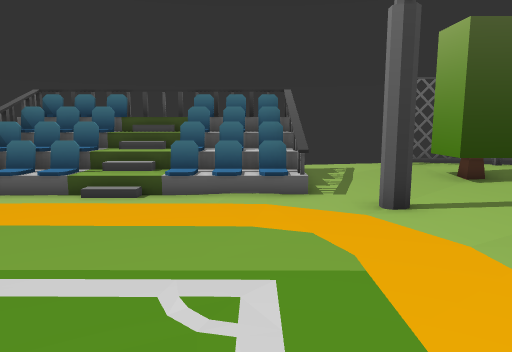
view 1 (above)

24 first-person views from a walk through a Unity game level. The camera is 1.5 m above the floor, tilts 8° down and sees 70° across. The floor is counted in squares, 1 m on a side. Each view is taken from the middle of a square. On the plan, view 1 faces up. The plan holds only what a view shows up to about 16 squares ahead; the rest is blank. The place goes on beyond the plan. Some animated figures are not drawn. Some surface patterns are stand-ins.

view 2
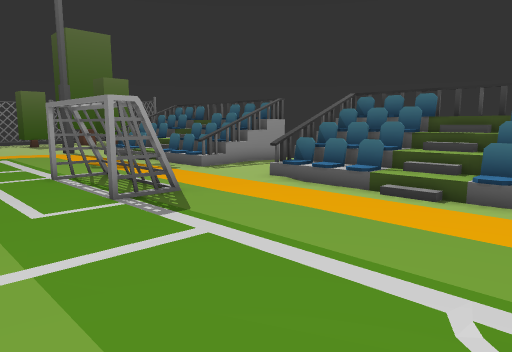

view 3
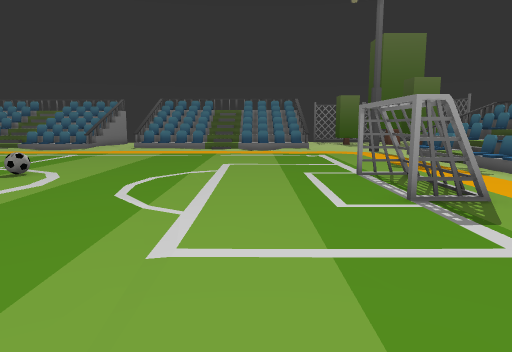

view 4
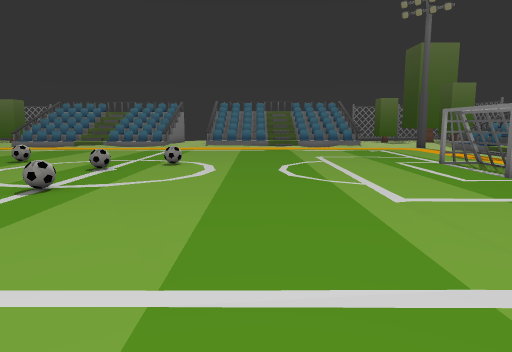

view 5
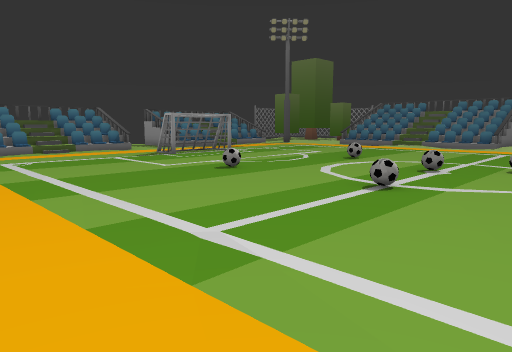

view 6
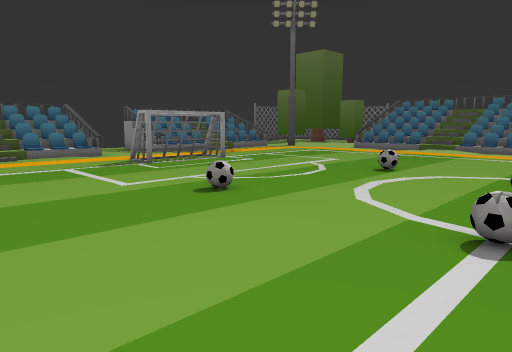

view 7
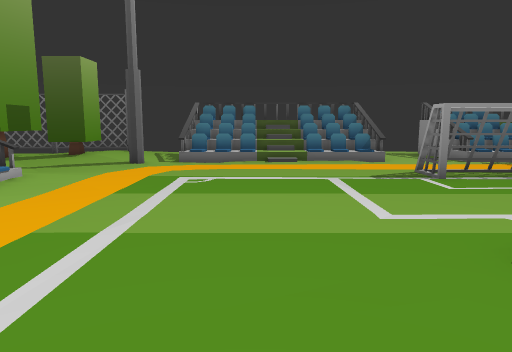

view 8
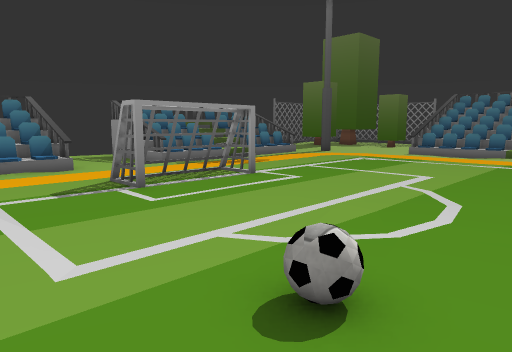

view 9
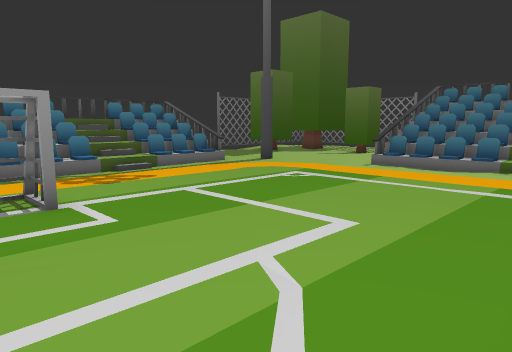

view 10
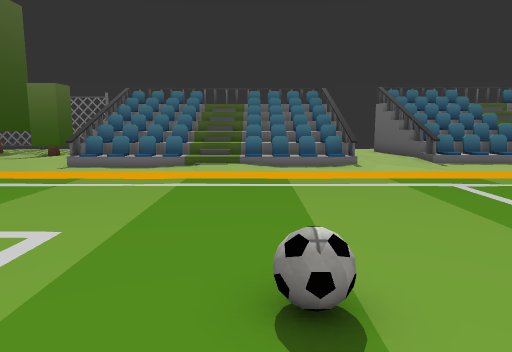

view 11
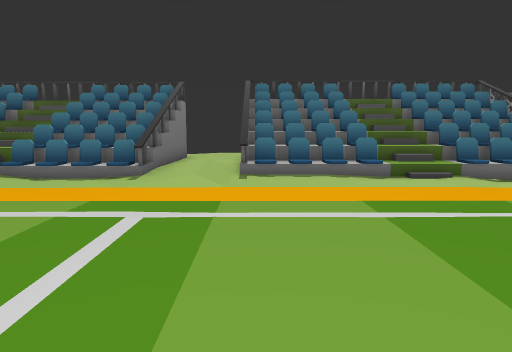

view 12
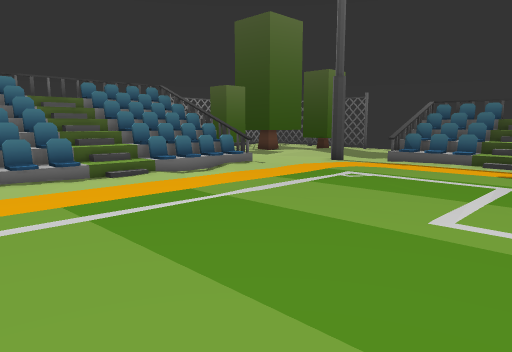

view 13
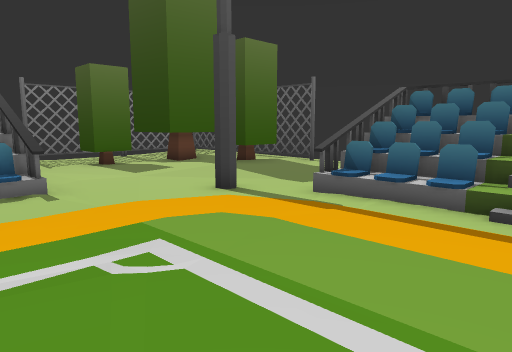

view 14
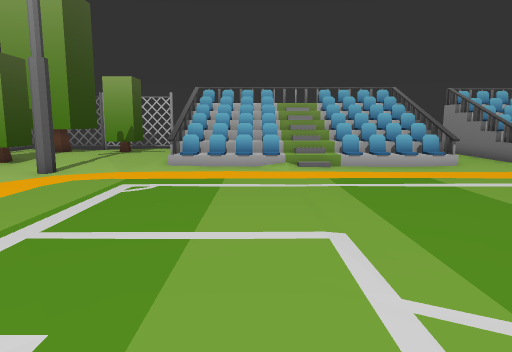

view 15
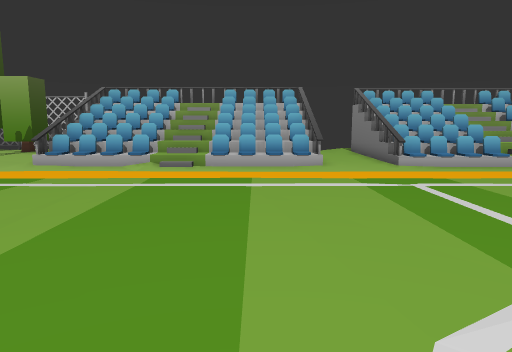

view 16
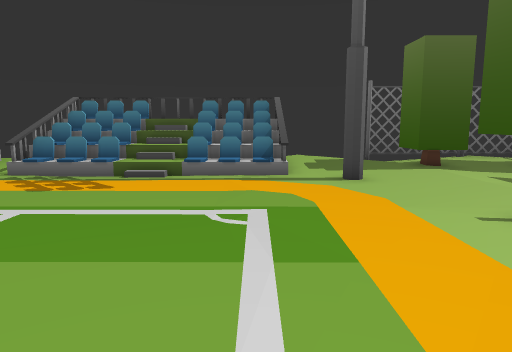

view 17
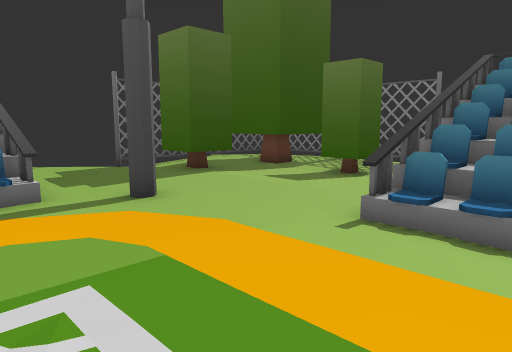

view 18
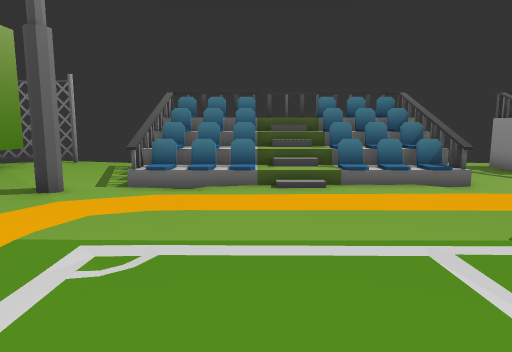

view 19
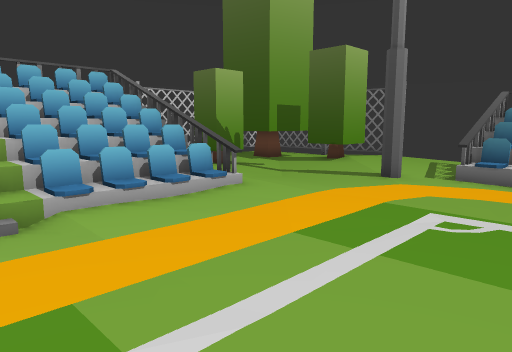

view 20
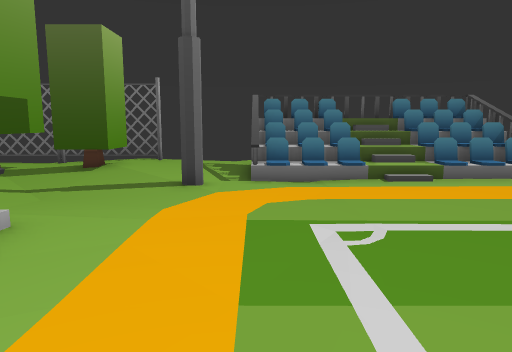

view 21
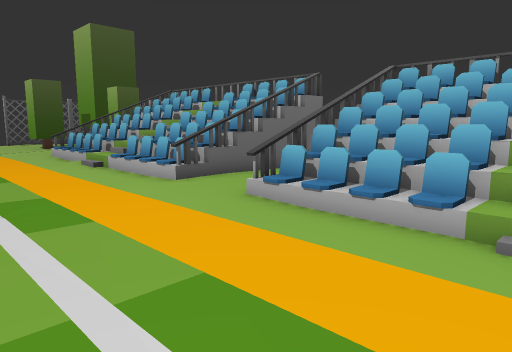

view 22
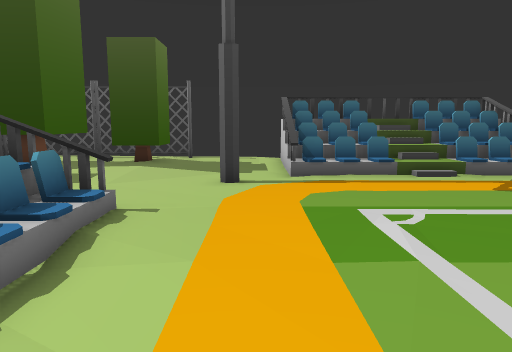

view 23
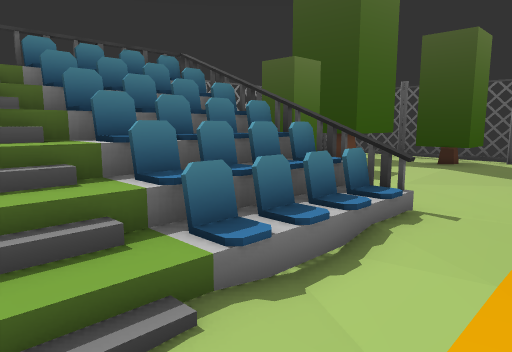

view 24
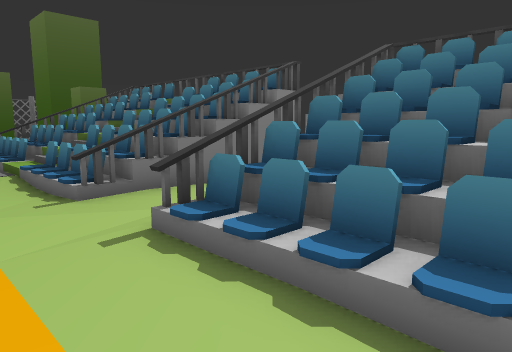

### Floor plan
Key: @ floor where view 1 was taken; # wall or solid block; . main floor; : floor 0.25 m higher than the main floor; - floor 0.25 m lower than the main floor; + floor 0.75 m higher than the main floor; * floor 1.25 m higher than the main floor; / step, stairs or slope; = window, fence, low wall or low ledge; v drop or lower ground; O other object.
Columns run from 28 left of view 1 to 7 right of it. Each row starts with its distance up from view 1.
 13 OOOOOO. ..                    ...OOO
 12  O........###=####   ####=####......
 11 OO.OO....v===/===#.  #===/===#....OO
 10 OO.OO:...v===/===#.. #===/===#....OO
  9 OO.::....v///////#...#///////v.....
  8 O........=///////#...#///////#......
  7 O......#............................
  6 #...................................
  5 ....................................
  4  ................OOOOO..............
  3 ###=##...........O...O...........##=
  2 ==/*=O...........................O=
  1 ==/*==...........................==
  0 ==/*==......................@....==
 -1 ==/*==...........................==
 -2 ///////.........................///
 -3 =//*+=...........................=+
 -4 ==/*==...........................==
 -5 ==/*==...........................==
 -6 ==/*==...........................==
 -7 ###=##...........O...............##=
 -8 ...../..............................
 -9 ...................O..OO............
-10 ##v=##...........................#==
-11 =#/*v=...........................=v
-12 ==/ v=...........................=v
-13 ==/ v=..........O................=v*
-14 ==/ ==..........O................==*
-15 //////................OO........///*
-16 //////..........................///
-17 ==/ ==...........................==*
-18 ==/ ==...........................==*
-19  =/ ==...........................==
-20 ==/*==...........................==*
-21 ##v=##...........O...O...........##=
-22    ..............OOOOO............
-23   ..................................
-24 O-...............................---
-25 #......#...........................-
-26 .........=///////#...#///////#......
-27 OO.OO....v///////#...#///////v...:OO
-28 OO. O....v===/===#...#===/===#...:OO
-29 OO. O....v===/===#...#===/===#....O
-30  O.....:..########...#########......
-31 OOOOOO .:        ..          ....#OO

Positions as (right, up) in squares from view 1, and headings:
1: (0, 0), facing up
2: (0, 0), facing up-left
3: (0, 0), facing left
4: (3, -4), facing left
5: (3, -5), facing down-left
6: (0, -8), facing down-left
7: (-2, -11), facing down
8: (-3, -13), facing down-left
9: (-9, -14), facing down-left
10: (-9, -14), facing left
11: (-12, -7), facing left
12: (-12, -7), facing up-left
13: (-14, 1), facing up-left
14: (-9, 0), facing right
15: (-9, -5), facing right
16: (-18, -15), facing down
17: (-17, -18), facing down-left
18: (-2, -17), facing down
19: (-2, -15), facing down-right
20: (1, -16), facing down
21: (-1, -16), facing up-right
22: (-20, -3), facing up
23: (-20, -3), facing up-left
24: (-20, -3), facing down-left
